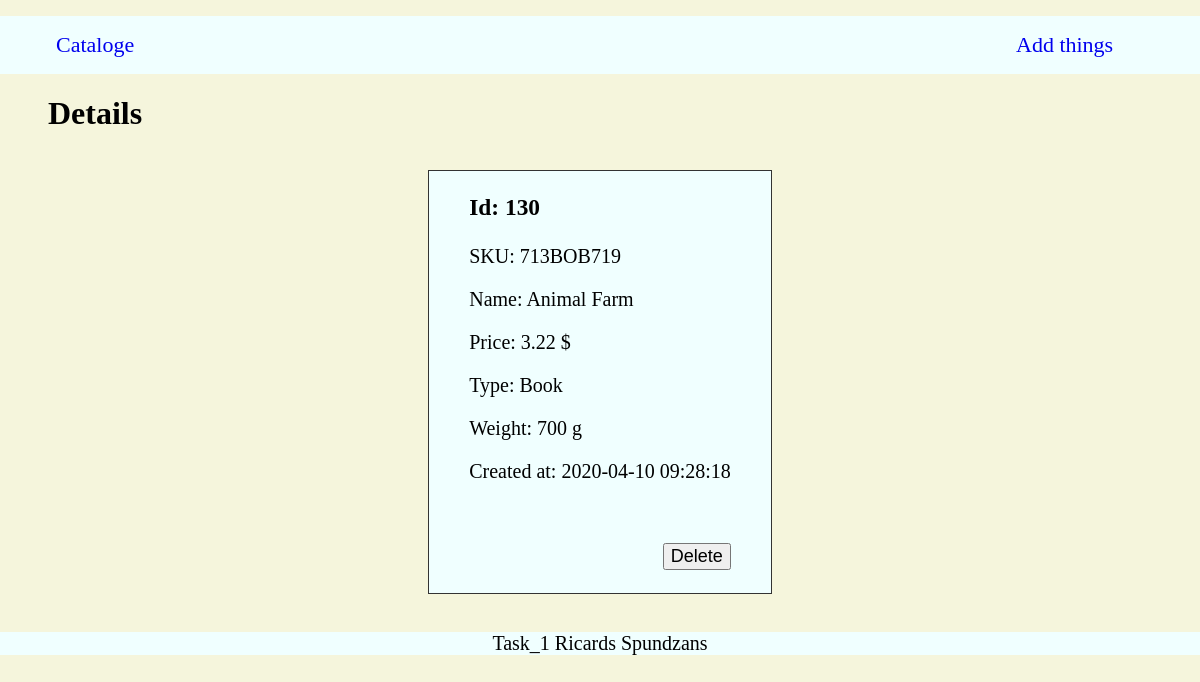
Before: /details.php?id=130 with the older database file.
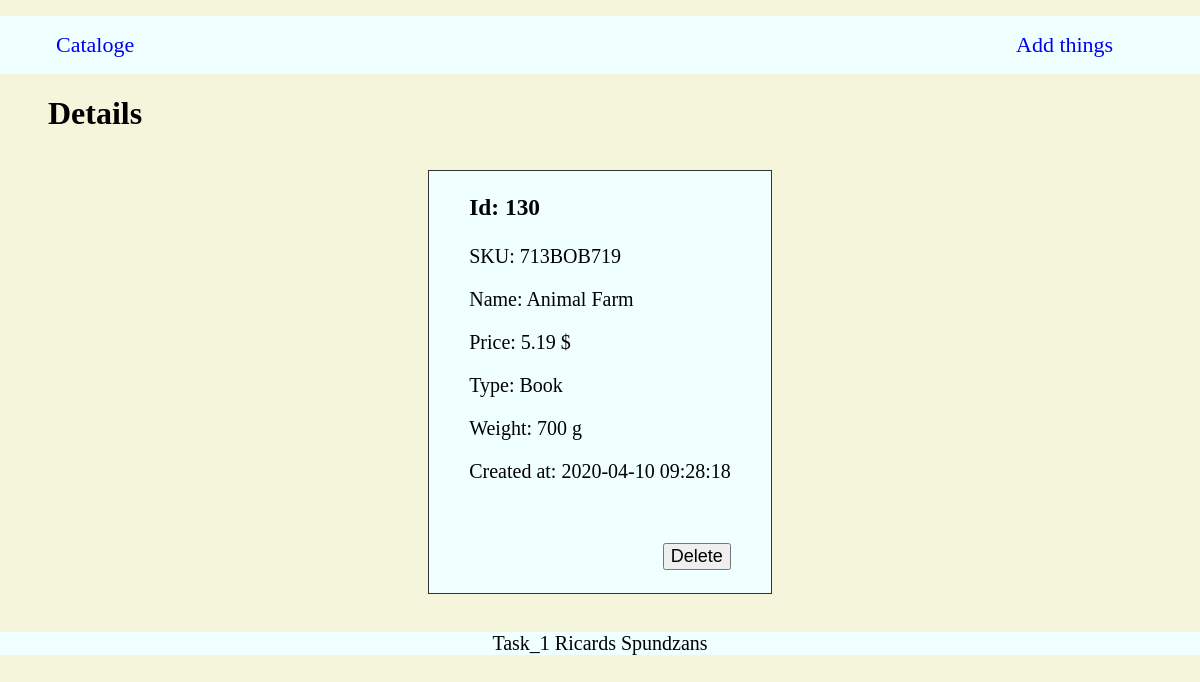
After: the same page with the newer database file.
### tables this page shows
CREATE TABLE `things` (
  `id` int(11) NOT NULL,
  `sku` varchar(255) NOT NULL,
  `name` varchar(255) NOT NULL,
  `price` decimal(11,2) NOT NULL,
  `type` int(11) NOT NULL,
  `parameter_1` double NOT NULL,
  `parameter_2` double NOT NULL,
  `parameter_3` double NOT NULL,
  `created_at` timestamp NOT NULL DEFAULT current_timestamp()
);

### details.php (the view, shortened to what this page needs)
<?php
include('config/db_connect.php');
class productDisplay {
   public function __construct($thing){
      $this->id = $thing['id'];
      $this->sku = $thing['sku'];
      $this->name = $thing['name'];
      $this->price = $thing['price'];
      $this->created_at = $thing['created_at'];
      switch ($thing['type']) {
         case '3':
            $this->type = 'Book';
            $this->parameterAll = 'Weight: ' . $thing['parameter_1'] . ' g';
         break;
      }
   }
}
if (isset($_GET['id'])) {
   $id = mysqli_real_escape_string($conn, $_GET['id']);
   $sql = "SELECT * FROM things WHERE id = $id";
   $result = mysqli_query($conn, $sql);
   $thing = mysqli_fetch_assoc($result);
   $selectedProduct = new productDisplay($thing);
}
 ?>
 <!DOCTYPE html>
 <html lang="en" dir="ltr">
<?php include('templates/header.php'); ?>
<div class="nname">
   <h1>Details</h1>
</div>
<div class="detailBox">
   <div class="detailsAll">
      <?php if($thing): ?>
         <h3>Id: <?php echo htmlspecialchars($selectedProduct->id) ?></h3>
         <p>SKU: <?php echo htmlspecialchars($selectedProduct->sku) ?></p>
         <p>Name: <?php echo htmlspecialchars($selectedProduct->name) ?></p>
         <p>Price: <?php echo htmlspecialchars($selectedProduct->price)." $" ?></p>
         <p>Type: <?php echo htmlspecialchars($selectedProduct->type) ?></p>
         <p><?php echo htmlspecialchars($selectedProduct->parameterAll) ?></p>
         <p>Created at: <?php echo date($selectedProduct->created_at) ?></p>
         <div class="deleteDetail">
           <form class="" action="details.php" method="POST">
              <input type="submit" name="delete" value="Delete" class = "btn">
           </form>
         </div>
         <br>
      <?php else: ?>
         <h5>There is nothing with this ID...</h5>
      <?php endif; ?>
   </div>
</div>
   <?php include('templates/footer.php'); ?>
</html>

Changed rows visible on the page:
changed things "713BOB719": price "3.22" → "5.19"
